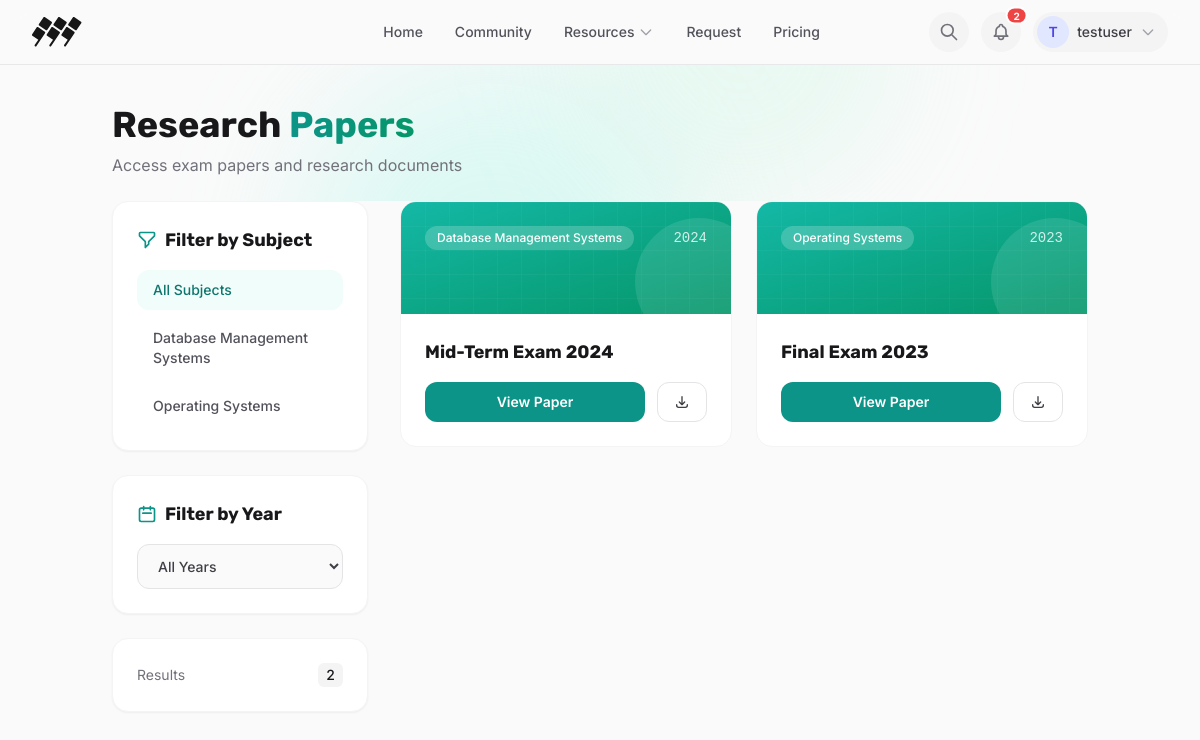
The page /papers.php (signed in) on the database its author committed.
### tables this page shows
CREATE TABLE `papers` (
  `id` int(11) NOT NULL AUTO_INCREMENT,
  `title` varchar(255) NOT NULL,
  `subject` varchar(255) NOT NULL,
  `year` int(11) NOT NULL,
  `private_path` varchar(255) NOT NULL,
  `slug` varchar(255) DEFAULT NULL,
  `token` varchar(255) DEFAULT NULL,
  `created_at` timestamp NOT NULL DEFAULT current_timestamp(),
  PRIMARY KEY (`id`),
  UNIQUE KEY `slug` (`slug`),
  UNIQUE KEY `token` (`token`)
);

### includes/functions.php (called while the page is built, shortened)
<?php
function get_distinct_values($column, $table = 'books')
{
    global $conn;
    $sql = "SELECT DISTINCT $column FROM $table";
    $result = $conn->query($sql);
    $values = [];
    if ($result->num_rows > 0) {
        while ($row = $result->fetch_assoc()) {
            $values[] = $row[$column];
        }
    }
    return $values;
}
function get_papers($subject = null, $year = null)
{
    global $conn;
    $sql = "SELECT * FROM papers WHERE 1=1";
    $stmt = $conn->prepare($sql);
    $types = '';
    $stmt->execute();
    $result = $stmt->get_result();
    $papers = [];
    if ($result->num_rows > 0) {
        while ($row = $result->fetch_assoc()) {
            $papers[] = $row;
        }
    }
    return $papers;
}
?>

### papers.php (the view, shortened to what this page needs)
<?php
require_once 'includes/db.php';
require_once 'includes/functions.php';
$subjects = get_distinct_values('subject', 'papers');
$years = [];
$year_result = $conn->query("SELECT DISTINCT year FROM papers ORDER BY year DESC");
while ($row = $year_result->fetch_assoc()) {
    $years[] = $row['year'];
}
$subject = $_GET['subject'] ?? null;
$year = $_GET['year'] ?? null;
$papers = get_papers($subject, $year);
?>
<!DOCTYPE html>
<html lang="en">
<head>
    <link href="assets/css/index.css" rel="stylesheet">
    <script src="https://cdn.tailwindcss.com"></script>
</head>
<body class="antialiased bg-[#FAFAFA]">
    <?php include 'includes/header.php'; ?>
    <section class="relative pt-10 pb-6 overflow-hidden">
        <div class="absolute inset-0 -z-10">
            <div class="absolute top-0 left-1/4 w-96 h-96 bg-teal-200/30 rounded-full blur-3xl"></div>
            <div class="absolute bottom-0 right-1/4 w-80 h-80 bg-emerald-200/20 rounded-full blur-3xl"></div>
        </div>
        <div class="container mx-auto px-6">
            <div class="flex flex-col md:flex-row justify-between items-start md:items-center gap-6">
                <div>
                    <h1 class="text-4xl font-bold text-zinc-900">Research <span class="bg-gradient-to-r from-teal-600 to-emerald-600 bg-clip-text text-transparent">Papers</span></h1>
                    <p class="text-zinc-500 mt-2">Access exam papers and research documents</p>
                </div>
            </div>
        </div>
    </section>
    <section class="pb-20">
        <div class="container mx-auto px-6">
            <div class="flex flex-col lg:flex-row gap-8">
                <div class="w-full lg:w-64 flex-shrink-0">
                    <div class="sticky top-24 space-y-6">
                        <div class="bg-white rounded-2xl border border-zinc-100 p-6 shadow-sm">
                            <h3 class="text-lg font-bold text-zinc-900 mb-4 flex items-center gap-2">
                                Filter by Subject
                            </h3>
                            <div class="space-y-2">
                                <a href="papers.php<?php echo $year ? '?year='.$year : ''; ?>"
                                   class="block w-full text-left px-4 py-2.5 rounded-xl text-sm font-medium transition <?php echo !$subject ? 'bg-teal-50 text-teal-700' : 'text-zinc-600 hover:bg-zinc-50 hover:text-zinc-900'; ?>">
                                    All Subjects
                                </a>
                                <?php foreach ($subjects as $s): ?>
                                    <a href="papers.php?subject=<?php echo urlencode($s); ?><?php echo $year ? '&year='.$year : ''; ?>"
                                       class="block w-full text-left px-4 py-2.5 rounded-xl text-sm font-medium transition <?php echo ($subject === $s) ? 'bg-teal-50 text-teal-700' : 'text-zinc-600 hover:bg-zinc-50 hover:text-zinc-900'; ?>">
                                        <?php echo htmlspecialchars($s); ?>
                                    </a>
                                <?php endforeach; ?>
                            </div>
                        </div>
                        <?php if (!empty($years)): ?>
                        <div class="bg-white rounded-2xl border border-zinc-100 p-6 shadow-sm">
                            <h3 class="text-lg font-bold text-zinc-900 mb-4 flex items-center gap-2">
                                <svg xmlns="http://www.w3.org/2000/svg" class="h-5 w-5 text-teal-600" fill="none" viewBox="0 0 24 24" stroke="currentColor" stroke-width="2">
                                    <path stroke-linecap="round" stroke-linejoin="round" d="M8 7V3m8 4V3m-9 8h10M5 21h14a2 2 0 002-2V7a2 2 0 00-2-2H5a2 2 0 00-2 2v12a2 2 0 002 2z" />
                                </svg>
                                Filter by Year
                            </h3>
                            <select onchange="window.location.href='papers.php?<?php echo $subject ? 'subject='.urlencode($subject).'&' : ''; ?>year='+this.value"
                                    class="w-full px-4 py-3 bg-zinc-50 border border-zinc-200 rounded-xl text-sm font-medium text-zinc-700 focus:ring-2 focus:ring-teal-500 focus:border-teal-500 outline-none transition">
                                <option value="">All Years</option>
                            </select>
                        </div>
                        <?php endif; ?>
                        <div class="bg-white rounded-2xl border border-zinc-100 p-6 shadow-sm">
                            <div class="flex items-center justify-between text-sm text-zinc-500">
                                <span>Results</span>
                                <span class="font-medium text-zinc-900 bg-zinc-100 px-2 py-0.5 rounded-md"><?php echo count($papers); ?></span>
                            </div>
                        </div>
                    </div>
                </div>
                <div class="flex-1">
                    <?php if (empty($papers)): ?>
                        <div class="text-center py-20 bg-white rounded-2xl border border-zinc-100 shadow-sm">
                            <div class="w-20 h-20 bg-zinc-50 rounded-2xl flex items-center justify-center mx-auto mb-4">
                                <svg xmlns="http://www.w3.org/2000/svg" class="h-10 w-10 text-zinc-400" fill="none" viewBox="0 0 24 24" stroke="currentColor" stroke-width="2">
                                    <path stroke-linecap="round" stroke-linejoin="round" d="M9 12h6m-6 4h6m2 5H7a2 2 0 01-2-2V5a2 2 0 012-2h5.586a1 1 0 01.707.293l5.414 5.414a1 1 0 01.293.707V19a2 2 0 01-2 2z" />
                                </svg>
                            </div>
                            <p class="text-xl text-zinc-500 mb-2">No papers found</p>
                            <p class="text-zinc-400">Try selecting a different filter</p>
                        </div>
                    <?php else: ?>
                        <div class="grid grid-cols-1 md:grid-cols-2 gap-6">
                    <?php foreach ($papers as $paper): ?>
                        <div class="bg-white rounded-2xl border border-zinc-100 hover:border-teal-200 hover:shadow-xl transition-all duration-300 overflow-hidden group">
                            <div class="h-28 bg-gradient-to-br from-teal-500 to-emerald-600 p-6 relative overflow-hidden">
                                <div class="absolute inset-0 bg-[linear-gradient(to_right,#ffffff08_1px,transparent_1px),linear-gradient(to_bottom,#ffffff08_1px,transparent_1px)] bg-[size:24px_24px]"></div>
                                <div class="absolute -right-8 -bottom-8 w-32 h-32 bg-white/10 rounded-full"></div>
                                <div class="relative z-10 flex items-center justify-between">
                                    <span class="inline-flex items-center px-3 py-1 bg-white/20 backdrop-blur rounded-full text-xs font-medium text-white">
                                        <?php echo htmlspecialchars($paper['subject']); ?>
                                    </span>
                                    <span class="text-white/80 text-sm font-mono"><?php echo htmlspecialchars($paper['year']); ?></span>
                                </div>
                            </div>
                            <div class="p-6">
                                <h3 class="text-lg font-bold text-zinc-900 mb-4 line-clamp-2 group-hover:text-teal-600 transition">
                                    <?php echo htmlspecialchars($paper['title']); ?>
                                </h3>
                                <div class="flex gap-3">
                                    <a href="view.php?token=<?php echo $paper['token']; ?>"
                                       class="flex-1 py-2.5 bg-teal-600 hover:bg-teal-700 text-white text-sm font-semibold rounded-xl text-center transition">
                                        View Paper
                                    </a>
                                    <a href="pricing.php"
                                       class="py-2.5 px-4 border border-zinc-200 hover:border-zinc-300 text-zinc-700 text-sm font-medium rounded-xl transition flex items-center gap-2">
                                        <svg xmlns="http://www.w3.org/2000/svg" class="h-4 w-4" fill="none" viewBox="0 0 24 24" stroke="currentColor" stroke-width="2">
                                            <path stroke-linecap="round" stroke-linejoin="round" d="M4 16v1a3 3 0 003 3h10a3 3 0 003-3v-1m-4-4l-4 4m0 0l-4-4m4 4V4" />
                                        </svg>
                                    </a>
                                </div>
                            </div>
                        </div>
                    <?php endforeach; ?>
                </div>
            <?php endif; ?>
                </div>
            </div>
        </div>
    </section>
</body>
</html>

### assets/css/index.css (style rules this page uses)
:root { --bg-primary: #FAFAFA; --bg-secondary: #F4F4F5; --bg-tertiary: #E4E4E7; --bg-accent: #EEF2FF; --bg-card: #FFFFFF; --text-primary: #18181B; --text-secondary: #71717A; --text-muted: #A1A1AA; --accent: #6366F1; --accent-hover: #4F46E5; --accent-light: #C7D2FE; --accent-secondary: #14B8A6; --border-color: #E4E4E7; --border-light: #F4F4F5; --font-heading: 'Rubik', sans-serif; --font-body: 'Inter', sans-serif; --font-mono: 'JetBrains Mono', monospace; --shadow-sm: 0 1px 2px 0 rgb(0 0 0 / 0.05); --shadow-md: 0 4px 6px -1px rgb(0 0 0 / 0.1), 0 2px 4px -2px rgb(0 0 0 / 0.1); --shadow-lg: 0 10px 15px -3px rgb(0 0 0 / 0.1), 0 4px 6px -4px rgb(0 0 0 / 0.1); --shadow-xl: 0 20px 25px -5px rgb(0 0 0 / 0.1), 0 8px 10px -6px rgb(0 0 0 / 0.1); }
* { margin: 0; padding: 0; box-sizing: border-box; }
body { font-family: var(--font-body); background-color: var(--bg-primary); color: var(--text-primary); -webkit-font-smoothing: antialiased; -moz-osx-font-smoothing: grayscale; overflow-x: hidden; line-height: 1.6; }
h1, h2, h3, h4, h5, h6 { font-family: var(--font-heading); font-weight: 600; color: var(--text-primary); line-height: 1.2; }
code, pre, .font-mono { font-family: var(--font-mono); }
.container { max-width: 1280px; margin: 0 auto; padding: 0 1.5rem; }

### rows shown on the page
papers: subject "Database Management Systems", year "2024", title "Mid-Term Exam 2024"
papers: subject "Operating Systems", year "2023", title "Final Exam 2023"

### other values the page prints
$unread_notifs "2"
substr($_SESSION['username'] ?? 'U', 0, 1) "T"
$_SESSION['username'] "testuser"
$s "Database Management Systems"
$s "Operating Systems"
count($papers) "2"
